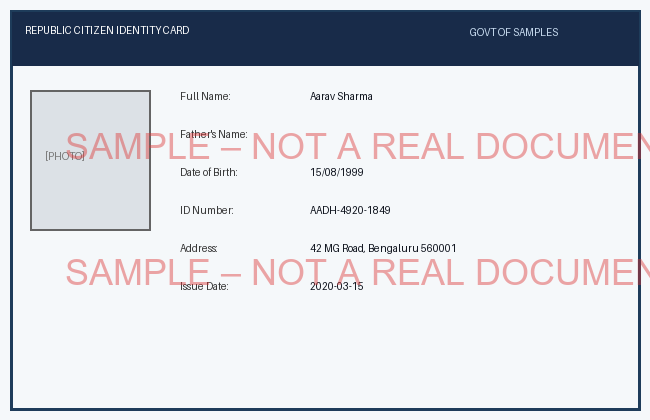
#> input picture custom_test_documents/01_Aadhaar_Aarav_Sharma.png, 650 x 420 px
$ python -i preprocess.py   (imports and definitions only)
#> lines starting #> are read from the running program, lines starting #| are printed output that depends on the picture; after the words box and inside, x2 and y2 are one past the last pixel; in counts of white or black regions, pixels touching at a corner belong together
#> further down, picture is the input picture: shape (420, 650, 3); mean B, G, R 219.4, 213.3, 210.2
"""Image preprocessing and enhancement pipeline for VeriScan.

Provides basic preparation and targeted retry enhancements:
- Grayscale conversion
- Deskewing
- Denoising & adaptive thresholding
- CLAHE (Contrast Limited Adaptive Histogram Equalization)
- 2x upscale & unsharp mask sharpening
"""

from __future__ import annotations
import numpy as np
import cv2
from typing import Tuple, Optional, List
from veriscan.quality import calculate_skew


def to_grayscale(image: np.ndarray) -> np.ndarray:
    """Convert image to grayscale if necessary."""
    if len(image.shape) == 3:
        return cv2.cvtColor(image, cv2.COLOR_BGR2GRAY)
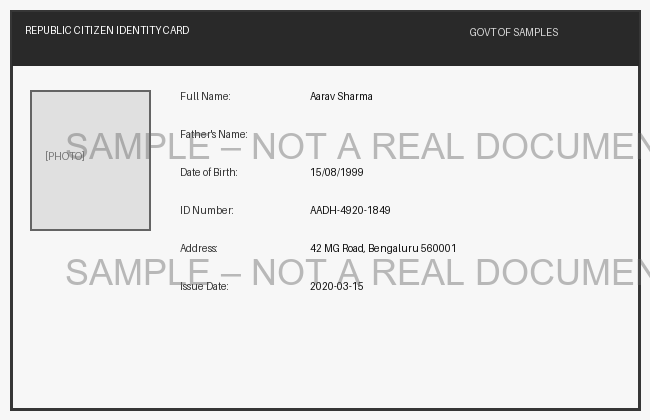
#> returned value: shape (420, 650); min 16, max 253, mean 212.8
    return image.copy()


# [17 lines left out: function deskew, not called in this run]


def denoise_and_threshold(image: np.ndarray) -> np.ndarray:
    """Apply bilateral filtering and Otsu thresholding."""
    gray = to_grayscale(image)
    # Bilateral filter to smooth texture while preserving text edges
    denoised = cv2.bilateralFilter(gray, 9, 75, 75)
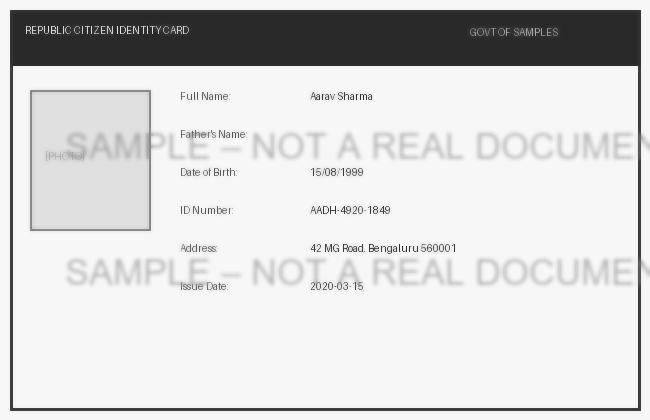
#> denoised: shape (420, 650); min 38, max 247, mean 213.1
    # Adaptive threshold
    _, thresh = cv2.threshold(denoised, 0, 255, cv2.THRESH_BINARY + cv2.THRESH_OTSU)
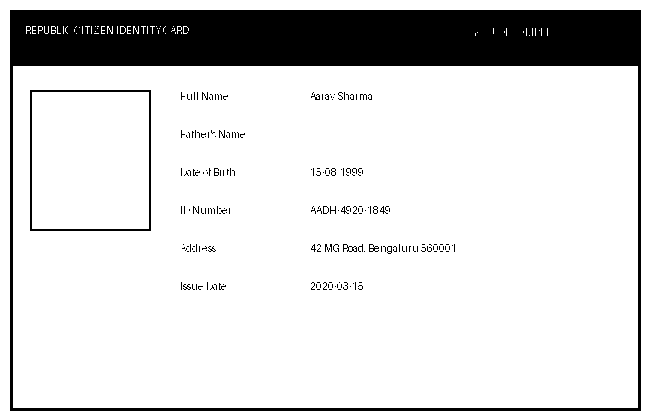
#> thresh: shape (420, 650); 84.8% white; 204 black regions (190 under 20 px), largest, box (x1, y1, x2, y2) and area: (10, 10, 641, 411) 38848, (30, 90, 151, 231) 1032, (343, 244, 357, 252) 46
    return thresh


# [33 lines left out: functions enhance_clahe, upscale_and_sharpen, crop_region, not called in this run]

>>> import cv2
>>> picture = cv2.imread('../custom_test_documents/01_Aadhaar_Aarav_Sharma.png')
>>> result = denoise_and_threshold(picture)

$ run again, on custom_test_documents/02_Marksheet_Aarav_Sharma_Consistent.png
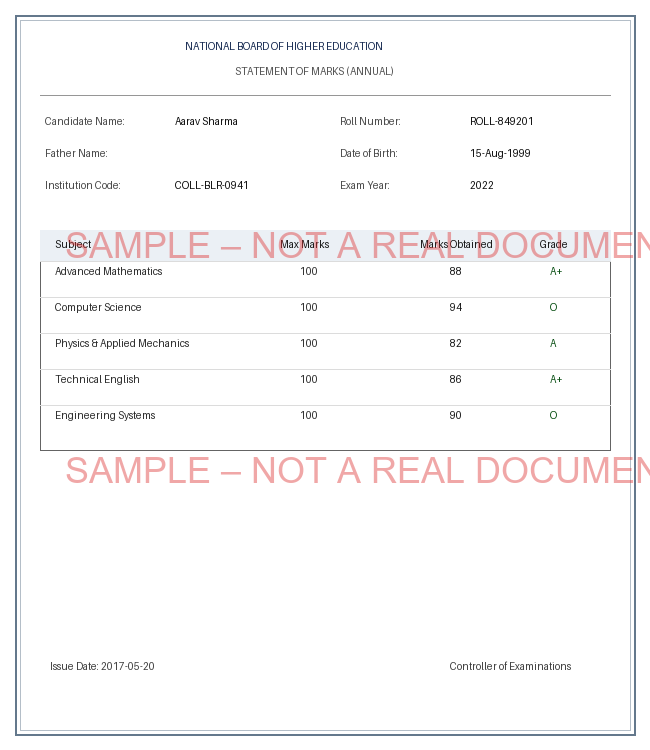
#> input picture custom_test_documents/02_Marksheet_Aarav_Sharma_Consistent.png, 650 x 750 px
#> picture is the input picture: shape (750, 650, 3); mean B, G, R 248.8, 248.3, 249.2
#> in to_grayscale, `return cv2.cvtColor(image, cv2.COLOR_BGR2GRAY)`:
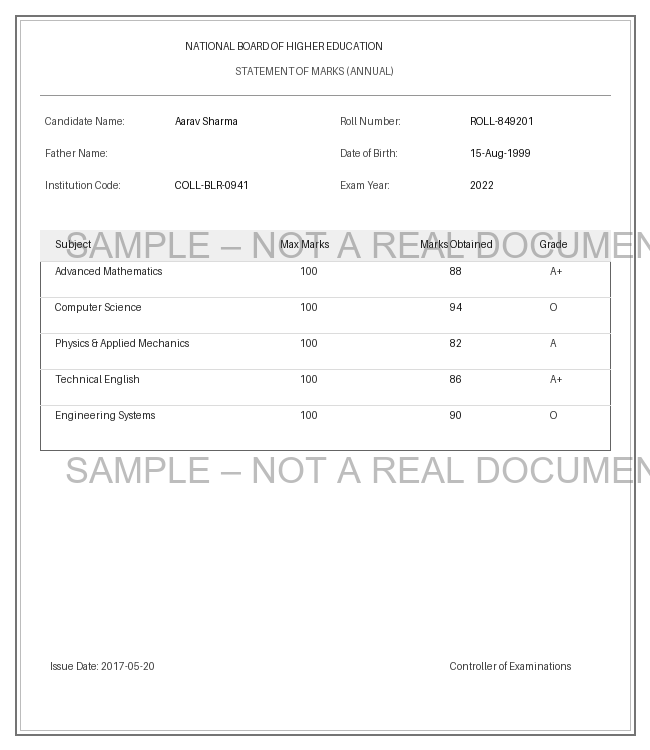
#> returned value: shape (750, 650); min 11, max 255, mean 248.6
#> in denoise_and_threshold, `_, thresh = cv2.threshold(denoised, 0, 255, cv2.THRESH_BINARY + cv2.TH..`:
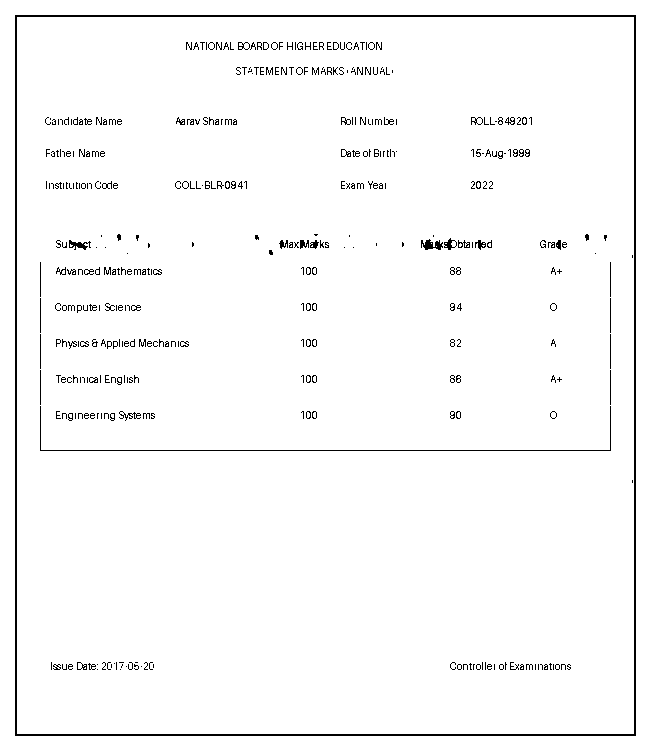
#> thresh: shape (750, 650); 97.5% white; black in thin lines or dots

$ run again, on custom_test_documents/03_Utility_Bill_Aarav_Sharma_Benign_Variant.png
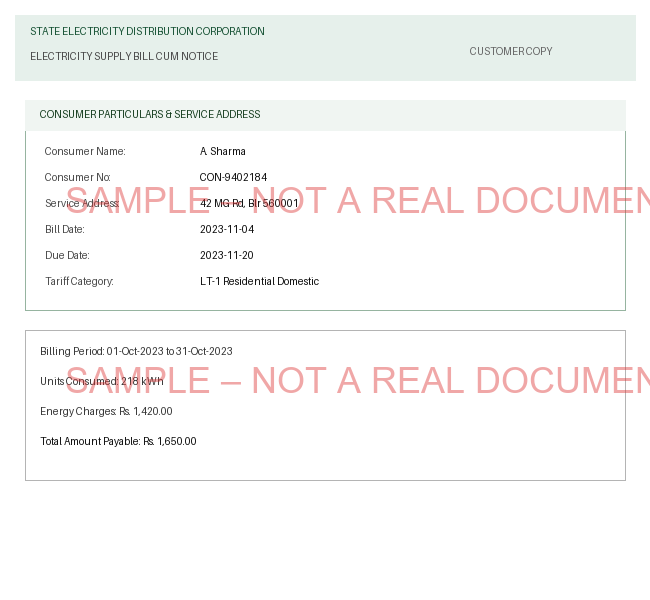
#> input picture custom_test_documents/03_Utility_Bill_Aarav_Sharma_Benign_Variant.png, 650 x 600 px
#> picture is the input picture: shape (600, 650, 3); mean B, G, R 247.2, 248, 248.2
#> in to_grayscale, `return cv2.cvtColor(image, cv2.COLOR_BGR2GRAY)`:
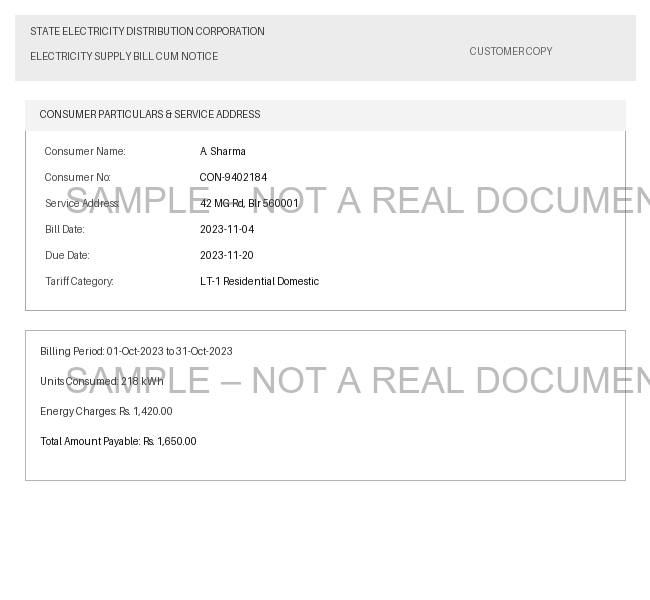
#> returned value: shape (600, 650); min 11, max 255, mean 247.9
#> in denoise_and_threshold, `_, thresh = cv2.threshold(denoised, 0, 255, cv2.THRESH_BINARY + cv2.TH..`:
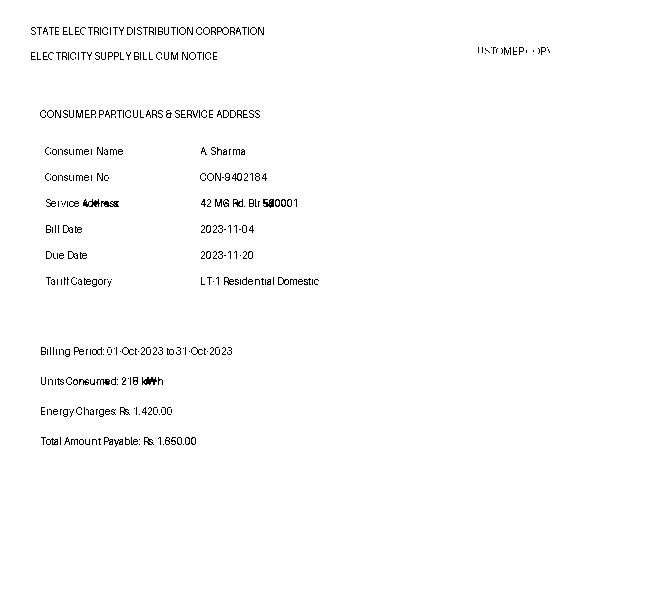
#> thresh: shape (600, 650); 98.6% white; black in thin lines or dots, all inside (x1, y1, x2, y2) = (31, 27, 550, 447)
